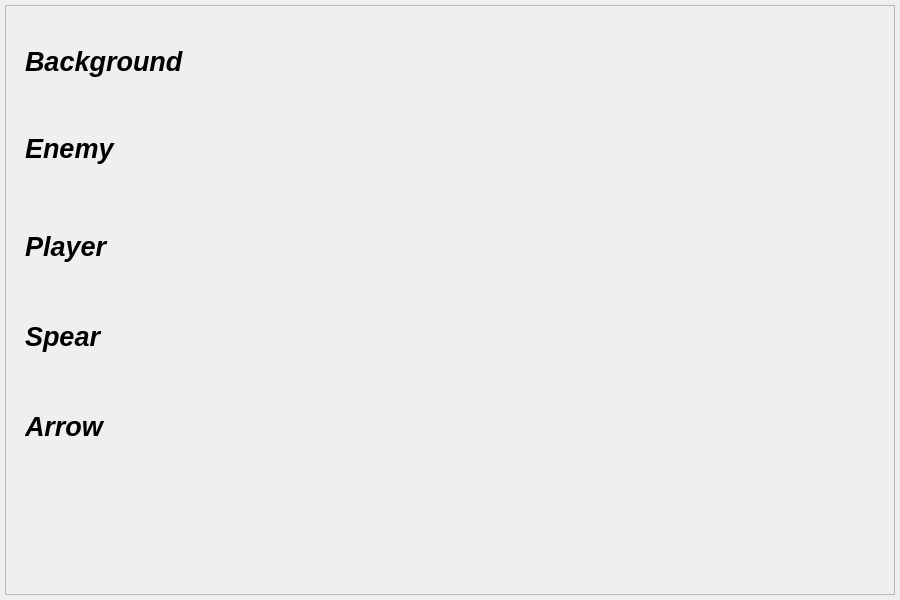
<?xml version="1.0" encoding="UTF-8"?>
<ui version="4.0">
 <class>SkinSelect</class>
 <widget class="QWidget" name="SkinSelect">
  <property name="geometry">
   <rect>
    <x>0</x>
    <y>0</y>
    <width>900</width>
    <height>600</height>
   </rect>
  </property>
  <property name="windowTitle">
   <string>Form</string>
  </property>
  <layout class="QHBoxLayout" name="horizontalLayout">
   <property name="spacing">
    <number>5</number>
   </property>
   <property name="leftMargin">
    <number>5</number>
   </property>
   <property name="topMargin">
    <number>5</number>
   </property>
   <property name="rightMargin">
    <number>5</number>
   </property>
   <property name="bottomMargin">
    <number>5</number>
   </property>
   <item>
    <widget class="QScrollArea" name="scrollArea">
     <property name="widgetResizable">
      <bool>true</bool>
     </property>
     <widget class="QWidget" name="scrollAreaWidgetContents">
      <property name="geometry">
       <rect>
        <x>0</x>
        <y>0</y>
        <width>888</width>
        <height>588</height>
       </rect>
      </property>
      <layout class="QVBoxLayout" name="verticalLayout_4">
       <property name="spacing">
        <number>0</number>
       </property>
       <property name="leftMargin">
        <number>5</number>
       </property>
       <property name="topMargin">
        <number>5</number>
       </property>
       <property name="rightMargin">
        <number>5</number>
       </property>
       <property name="bottomMargin">
        <number>5</number>
       </property>
       <item>
        <widget class="QWidget" name="style" native="true">
         <layout class="QHBoxLayout" name="horizontalLayout_2">
          <property name="spacing">
           <number>5</number>
          </property>
          <property name="leftMargin">
           <number>5</number>
          </property>
          <property name="topMargin">
           <number>5</number>
          </property>
          <property name="rightMargin">
           <number>5</number>
          </property>
          <property name="bottomMargin">
           <number>5</number>
          </property>
          <item>
           <widget class="QWidget" name="widget_3" native="true">
            <layout class="QVBoxLayout" name="verticalLayout" stretch="0,0">
             <property name="spacing">
              <number>5</number>
             </property>
             <property name="topMargin">
              <number>5</number>
             </property>
             <property name="rightMargin">
              <number>5</number>
             </property>
             <property name="bottomMargin">
              <number>5</number>
             </property>
             <item>
              <widget class="QLabel" name="label">
               <property name="minimumSize">
                <size>
                 <width>0</width>
                 <height>80</height>
                </size>
               </property>
               <property name="maximumSize">
                <size>
                 <width>16777215</width>
                 <height>80</height>
                </size>
               </property>
               <property name="font">
                <font>
                 <pointsize>20</pointsize>
                 <italic>true</italic>
                 <bold>true</bold>
                </font>
               </property>
               <property name="text">
                <string>Background</string>
               </property>
              </widget>
             </item>
             <item>
              <widget class="QLabel" name="label_2">
               <property name="minimumSize">
                <size>
                 <width>0</width>
                 <height>80</height>
                </size>
               </property>
               <property name="font">
                <font>
                 <pointsize>20</pointsize>
                 <italic>true</italic>
                 <bold>true</bold>
                </font>
               </property>
               <property name="text">
                <string>Enemy</string>
               </property>
              </widget>
             </item>
            </layout>
           </widget>
          </item>
          <item>
           <spacer name="horizontalSpacer">
            <property name="orientation">
             <enum>Qt::Orientation::Horizontal</enum>
            </property>
            <property name="sizeHint" stdset="0">
             <size>
              <width>487</width>
              <height>20</height>
             </size>
            </property>
           </spacer>
          </item>
          <item>
           <widget class="QWidget" name="widget_9" native="true">
            <layout class="QVBoxLayout" name="verticalLayout_3">
             <property name="spacing">
              <number>10</number>
             </property>
             <property name="leftMargin">
              <number>5</number>
             </property>
             <property name="topMargin">
              <number>5</number>
             </property>
             <property name="rightMargin">
              <number>5</number>
             </property>
             <property name="bottomMargin">
              <number>5</number>
             </property>
             <item>
              <widget class="QWidget" name="widget_10" native="true">
               <property name="minimumSize">
                <size>
                 <width>80</width>
                 <height>80</height>
                </size>
               </property>
               <property name="maximumSize">
                <size>
                 <width>80</width>
                 <height>80</height>
                </size>
               </property>
               <property name="styleSheet">
                <string notr="true">background-image: url(:/ImageResources/Underwater.png);</string>
               </property>
              </widget>
             </item>
             <item>
              <widget class="QWidget" name="widget_11" native="true">
               <property name="minimumSize">
                <size>
                 <width>80</width>
                 <height>80</height>
                </size>
               </property>
               <property name="maximumSize">
                <size>
                 <width>80</width>
                 <height>80</height>
                </size>
               </property>
               <property name="styleSheet">
                <string notr="true">background-image: url(:/ImageResources/drown.png);</string>
               </property>
              </widget>
             </item>
            </layout>
           </widget>
          </item>
          <item>
           <widget class="QWidget" name="widget_4" native="true">
            <layout class="QVBoxLayout" name="verticalLayout_2">
             <property name="spacing">
              <number>10</number>
             </property>
             <property name="leftMargin">
              <number>5</number>
             </property>
             <property name="topMargin">
              <number>5</number>
             </property>
             <property name="rightMargin">
              <number>5</number>
             </property>
             <property name="bottomMargin">
              <number>5</number>
             </property>
             <item>
              <widget class="QWidget" name="widget_6" native="true">
               <property name="minimumSize">
                <size>
                 <width>80</width>
                 <height>80</height>
                </size>
               </property>
               <property name="maximumSize">
                <size>
                 <width>80</width>
                 <height>80</height>
                </size>
               </property>
               <property name="styleSheet">
                <string notr="true">background-image: url(:/ImageResources/smooth_stone.jpg);</string>
               </property>
              </widget>
             </item>
             <item>
              <widget class="QWidget" name="widget_5" native="true">
               <property name="minimumSize">
                <size>
                 <width>80</width>
                 <height>80</height>
                </size>
               </property>
               <property name="maximumSize">
                <size>
                 <width>80</width>
                 <height>80</height>
                </size>
               </property>
              </widget>
             </item>
            </layout>
           </widget>
          </item>
         </layout>
        </widget>
       </item>
       <item>
        <widget class="QWidget" name="player" native="true">
         <property name="minimumSize">
          <size>
           <width>0</width>
           <height>90</height>
          </size>
         </property>
         <property name="maximumSize">
          <size>
           <width>16777215</width>
           <height>90</height>
          </size>
         </property>
         <layout class="QHBoxLayout" name="horizontalLayout_3">
          <property name="spacing">
           <number>15</number>
          </property>
          <property name="leftMargin">
           <number>14</number>
          </property>
          <property name="topMargin">
           <number>5</number>
          </property>
          <property name="rightMargin">
           <number>10</number>
          </property>
          <property name="bottomMargin">
           <number>5</number>
          </property>
          <item>
           <widget class="QLabel" name="label_3">
            <property name="minimumSize">
             <size>
              <width>0</width>
              <height>80</height>
             </size>
            </property>
            <property name="maximumSize">
             <size>
              <width>16777215</width>
              <height>80</height>
             </size>
            </property>
            <property name="font">
             <font>
              <pointsize>20</pointsize>
              <italic>true</italic>
              <bold>true</bold>
             </font>
            </property>
            <property name="text">
             <string>Player</string>
            </property>
           </widget>
          </item>
          <item>
           <spacer name="horizontalSpacer_2">
            <property name="orientation">
             <enum>Qt::Orientation::Horizontal</enum>
            </property>
            <property name="sizeHint" stdset="0">
             <size>
              <width>40</width>
              <height>20</height>
             </size>
            </property>
           </spacer>
          </item>
          <item>
           <widget class="QWidget" name="widget_7" native="true">
            <property name="minimumSize">
             <size>
              <width>80</width>
              <height>80</height>
             </size>
            </property>
            <property name="maximumSize">
             <size>
              <width>80</width>
              <height>80</height>
             </size>
            </property>
            <property name="styleSheet">
             <string notr="true">background-image: url(:/ImageResources/steve.jpg);</string>
            </property>
           </widget>
          </item>
          <item>
           <widget class="QWidget" name="widget_8" native="true">
            <property name="minimumSize">
             <size>
              <width>80</width>
              <height>80</height>
             </size>
            </property>
            <property name="maximumSize">
             <size>
              <width>80</width>
              <height>80</height>
             </size>
            </property>
           </widget>
          </item>
         </layout>
        </widget>
       </item>
       <item>
        <widget class="QWidget" name="spear" native="true">
         <property name="minimumSize">
          <size>
           <width>0</width>
           <height>90</height>
          </size>
         </property>
         <property name="maximumSize">
          <size>
           <width>16777215</width>
           <height>90</height>
          </size>
         </property>
         <layout class="QHBoxLayout" name="horizontalLayout_4">
          <property name="spacing">
           <number>15</number>
          </property>
          <property name="leftMargin">
           <number>14</number>
          </property>
          <property name="topMargin">
           <number>5</number>
          </property>
          <property name="rightMargin">
           <number>10</number>
          </property>
          <property name="bottomMargin">
           <number>5</number>
          </property>
          <item>
           <widget class="QLabel" name="label_4">
            <property name="minimumSize">
             <size>
              <width>0</width>
              <height>80</height>
             </size>
            </property>
            <property name="maximumSize">
             <size>
              <width>16777215</width>
              <height>80</height>
             </size>
            </property>
            <property name="font">
             <font>
              <pointsize>20</pointsize>
              <italic>true</italic>
              <bold>true</bold>
             </font>
            </property>
            <property name="text">
             <string>Spear</string>
            </property>
           </widget>
          </item>
          <item>
           <spacer name="horizontalSpacer_3">
            <property name="orientation">
             <enum>Qt::Orientation::Horizontal</enum>
            </property>
            <property name="sizeHint" stdset="0">
             <size>
              <width>564</width>
              <height>20</height>
             </size>
            </property>
           </spacer>
          </item>
          <item>
           <widget class="QWidget" name="widget_14" native="true">
            <property name="minimumSize">
             <size>
              <width>80</width>
              <height>80</height>
             </size>
            </property>
            <property name="maximumSize">
             <size>
              <width>80</width>
              <height>80</height>
             </size>
            </property>
           </widget>
          </item>
          <item>
           <widget class="QWidget" name="widget_15" native="true">
            <property name="minimumSize">
             <size>
              <width>80</width>
              <height>80</height>
             </size>
            </property>
            <property name="maximumSize">
             <size>
              <width>80</width>
              <height>80</height>
             </size>
            </property>
           </widget>
          </item>
         </layout>
        </widget>
       </item>
       <item>
        <widget class="QWidget" name="arrow" native="true">
         <property name="minimumSize">
          <size>
           <width>0</width>
           <height>90</height>
          </size>
         </property>
         <property name="maximumSize">
          <size>
           <width>16777215</width>
           <height>90</height>
          </size>
         </property>
         <layout class="QHBoxLayout" name="horizontalLayout_5">
          <property name="spacing">
           <number>15</number>
          </property>
          <property name="leftMargin">
           <number>14</number>
          </property>
          <property name="topMargin">
           <number>5</number>
          </property>
          <property name="rightMargin">
           <number>10</number>
          </property>
          <property name="bottomMargin">
           <number>5</number>
          </property>
          <item>
           <widget class="QLabel" name="label_5">
            <property name="minimumSize">
             <size>
              <width>0</width>
              <height>80</height>
             </size>
            </property>
            <property name="maximumSize">
             <size>
              <width>16777215</width>
              <height>80</height>
             </size>
            </property>
            <property name="font">
             <font>
              <pointsize>20</pointsize>
              <italic>true</italic>
              <bold>true</bold>
             </font>
            </property>
            <property name="text">
             <string>Arrow</string>
            </property>
           </widget>
          </item>
          <item>
           <spacer name="horizontalSpacer_4">
            <property name="orientation">
             <enum>Qt::Orientation::Horizontal</enum>
            </property>
            <property name="sizeHint" stdset="0">
             <size>
              <width>557</width>
              <height>20</height>
             </size>
            </property>
           </spacer>
          </item>
          <item>
           <widget class="QWidget" name="widget" native="true">
            <property name="minimumSize">
             <size>
              <width>80</width>
              <height>80</height>
             </size>
            </property>
            <property name="maximumSize">
             <size>
              <width>80</width>
              <height>80</height>
             </size>
            </property>
           </widget>
          </item>
          <item>
           <widget class="QWidget" name="widget_2" native="true">
            <property name="minimumSize">
             <size>
              <width>80</width>
              <height>80</height>
             </size>
            </property>
            <property name="maximumSize">
             <size>
              <width>80</width>
              <height>80</height>
             </size>
            </property>
           </widget>
          </item>
         </layout>
        </widget>
       </item>
       <item>
        <spacer name="verticalSpacer">
         <property name="orientation">
          <enum>Qt::Orientation::Vertical</enum>
         </property>
         <property name="sizeHint" stdset="0">
          <size>
           <width>20</width>
           <height>0</height>
          </size>
         </property>
        </spacer>
       </item>
      </layout>
     </widget>
    </widget>
   </item>
  </layout>
 </widget>
 <resources/>
 <connections/>
</ui>
